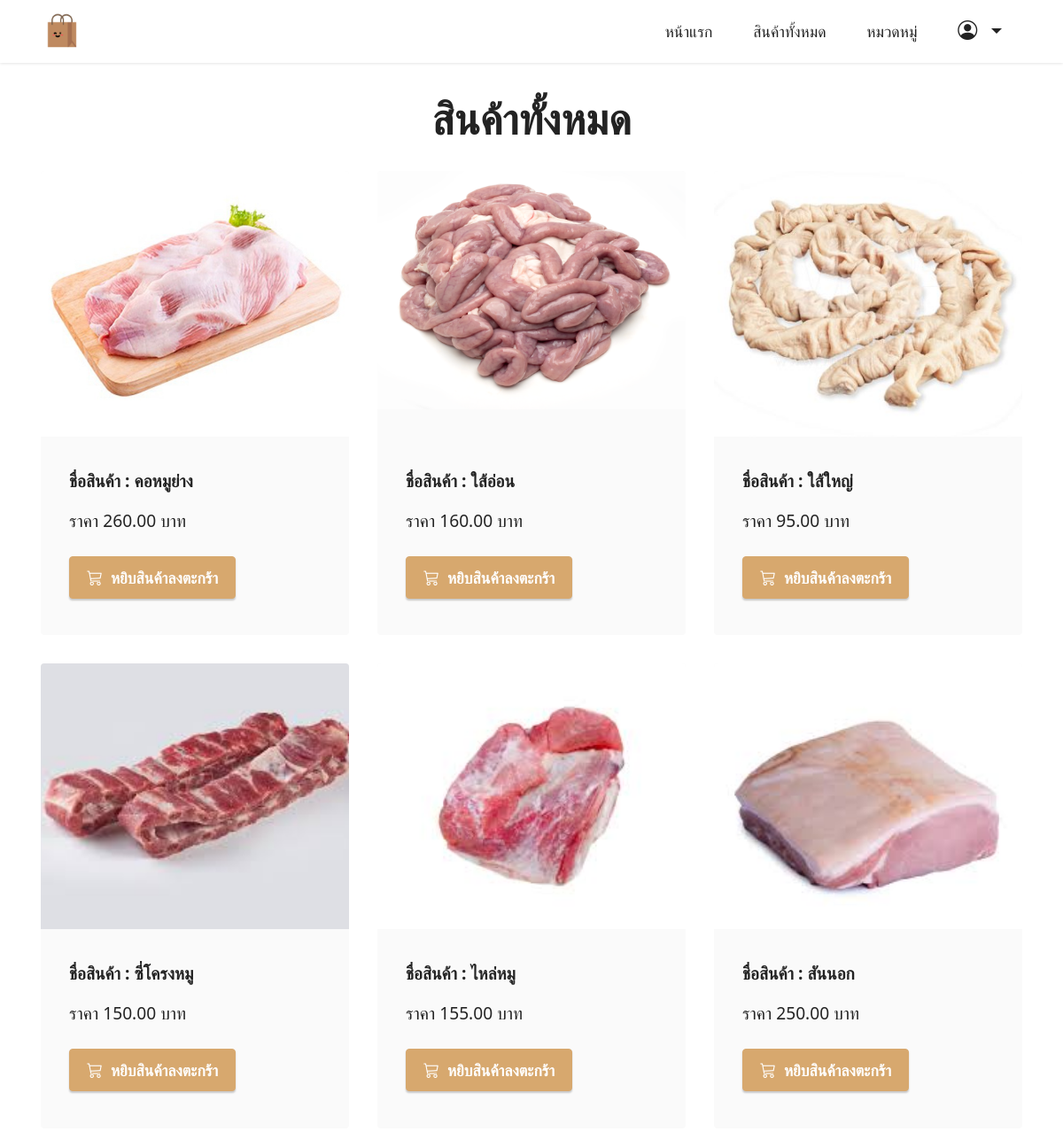
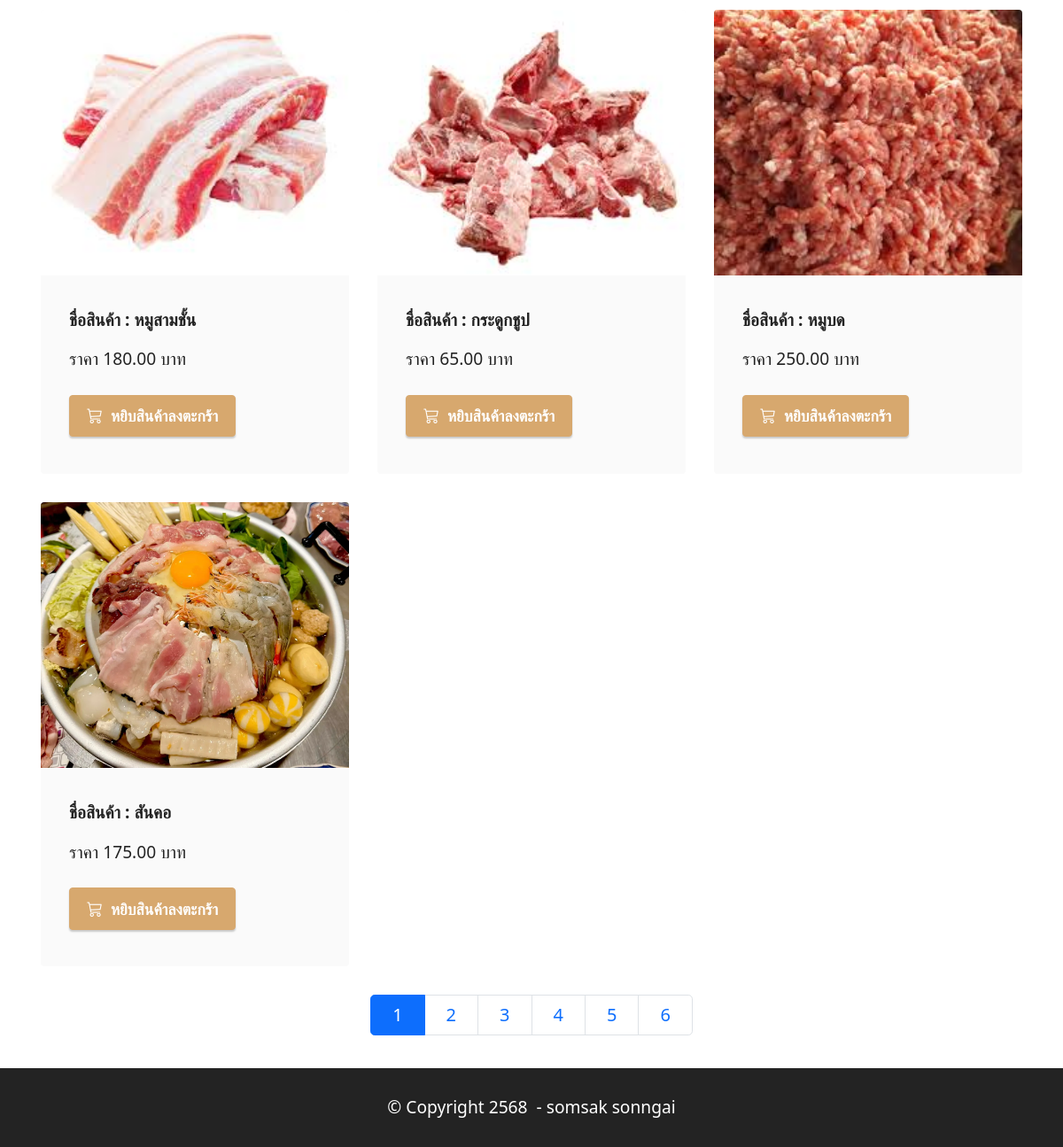
The app's page /product/ with its own data (2 pictures, top to bottom).
### productapp/models.py (models this page shows, shortened)
class Product1(models.Model):
    category = models.ForeignKey(Category, on_delete=models.CASCADE,null=True)  # เชื่อมโยงกับ Category
    name = models.CharField(max_length=100)  # ชื่อสินค้า
    description = models.TextField(max_length=500)
    price = models.DecimalField(max_digits=10, decimal_places=2)
    stock = models.DecimalField(max_digits=10, decimal_places=2)
    is_trending = models.BooleanField(default=False)
    image = models.ImageField(upload_to="product")
    profitprice = models.DecimalField(max_digits=10, decimal_places=2)
    created_at = models.DateTimeField(auto_now_add=True)  # วันที่เพิ่ม
    updated_at = models.DateTimeField(auto_now=True)      # วันที่แก้ไข
    barcode = models.CharField(max_length=13, unique=True) # สามารถที่จะทำการเพิ่มได้แค่ 13 ตัว
    class Meta:
        verbose_name = "Product"
        verbose_name_plural = "รายการสินค้า"

### productapp/views.py (the view)
# urls.py: path('product/',views.product_list,name='product1'),
def product_list(request):
     all_product=Product1.objects.all().order_by("category") # เรียกลำดับจากชื่อสินค้า ถ้าเป็นการเพิ่ม order_by ตัวนี้จะมีการเชื่อมโยงกับ Product.html
     page=request.GET.get("page") # ดึงค่า parameter page เพิ่อระบุว่าผู้ใช้ต้องการดูหน้าที่เท่าไหร่ ถ้าไม่มี parametre page ใน url ค่านี้จะเป็น  None
     paginator=Paginator(all_product,10) #สร้าง object Paginator เพื่อแบ่งข้อมูล all_product ออกเป็นหน้า page โดยแต่ล่ะหน้าจะแสดงข้อมูล 3 รายการ
     all_product=paginator.get_page(page) #ดึงข้อมูลของหน้าที่ผู้ชายที่จะต้องการดู (ตามค่า page ที่ได้จาก url ) ถ้า page เป็น None  หรือไม่ถูกต้อง (เช่น มากกว่าจำนวณหน้าทั้งหมด ) จะดึงข้อมูลหน้าแรกมาให้โดยอัตโนมัติ
     return render (request,"product.html",{"all_product":all_product}) #ทำการดึงค่าตัวแปรมาเก็บไว้แล้ว Return กับไป

### productapp/templates/product.html (shortened to what this page needs)
{% extends "layout.html"%}
{% load humanize %}
{% block content%}
<section class="content2 cid-tsEQSCqggh" id="content2-2">
    <div class="container">
        <div class="mbr-section-head">
            <h4 class="mbr-section-title mbr-fonts-style align-center mb-0 display-2">
                <strong>สินค้าทั้งหมด</strong>
            </h4>
        </div>
        <div class="row mt-4">
        {% for Product1 in all_product %}
        <div class="item features-image сol-12 col-md-6 col-lg-4">
            <div class="item-wrapper">
                <div class="item-img">
                    <a href="{% url 'productDetail' Product1.id %}">
                        <img src="{{ Product1.image.url }}" >
                    </a>
                </div>
                <div class="item-content">
                    <h6 class="item-subtitle mbr-fonts-style mt-1 display-7">
                        <strong>ชื่อสินค้า : {{Product1.name}}</strong>
                    </h6>
                    <p class="mbr-text mbr-fonts-style mt-3 display-7">ราคา {{Product1.price | intcomma}} บาท</p>
                </div>
                <div class="mbr-section-btn item-footer mt-2">
                    {%if Product1.stock <= 0 %}
                         <h2 class="text-secondary text-center" t>สินค้าหมด</h2>
                    {% else %}
                        <a href="{% url 'addCart' Product1.id %}" class="btn btn-primary display-4">
                             <i class="bi bi-cart3"></i></i>&nbsp;
                                หยิบสินค้าลงตะกร้า
                         </a>
                     {% endif %}
                </div>
            </div>
        </div>
        {% endfor %}
        <nav aria-label="product-pagination" class="media-container-row">
            <ul class="pagination pagination-lg">
               {% for num in all_product.paginator.page_range %} <!--ตัวนี้สมารถเข้าไปเรียกใช้ให้ปุ่มมันเรียงกันได้ สามารถเข้าไปที่ all_product.paginator.page_range ->>
                    {% if num != all_product.number %}
                        <li class="page-item ">
                            <a class="page-link" href="?page={{num}}">{{num}}</a>
                        </li>
                    {% else %}
                        <li class="page-item active ">
                            <a class="page-link" href="?page={{num}}">{{num}}</a>
                        </li>
                     {% endif %}
               {% endfor %}
            </ul>
        </nav>
    </div>
</section>
{% endblock%}

### productapp/templates/layout.html (shortened to what this page needs)
<!DOCTYPE html>
<html>
   {% load static %}
<head>
    <link href="https://cdn.jsdelivr.net/npm/bootstrap@5.0.2/dist/css/bootstrap.min.css" rel="stylesheet">
    <link rel="stylesheet" href="https://cdn.jsdelivr.net/npm/bootstrap-icons@1.10.5/font/bootstrap-icons.css">
    <link rel="stylesheet" href="{% static "assets/dropdown/css/style.css" %}">
    <link rel="stylesheet" href="{% static "assets/theme/css/style.css" %}">
    <link rel="stylesheet" href="{% static "assets/custom/css/custom-style.css" %}" type="text/css">
</head>
<body>
    <section class="menu menu3 cid-tsEQosCCDP" id="menu3-0">
        <nav class="navbar navbar-dropdown navbar-fixed-top navbar-expand-lg">
            <div class="container">
                <div class="navbar-brand">
                    <span class="navbar-logo">
                        <a href="/">
                            <img src="{% static "assets/images/shopping-bag.png" %}" style="height: 3rem;text-align: left;">
                        </a>
                    </span>
                </div>
                <div class="collapse navbar-collapse" id="navbarSupportedContent">
                    <ul class="navbar-nav nav-dropdown nav-right" data-app-modern-menu="true">
                        <li class="nav-item">
                            <a class="nav-link link text-black show display-4" href="/">หน้าแรก</a>
                        </li>
                        <li class="nav-item">
                            <a class="nav-link link text-black show display-4" href="/product">สินค้าทั้งหมด</a>
                        </li>
                        <li class="nav-item">
                            <a class="nav-link link text-black show display-4" href="/product">หมวดหมู่</a>
                        </li>
                            {% if request.user.is_authenticated %}
                            <li class="nav-item dropdown">
                                <a class="nav-link link text-black dropdown-toggle show display-4" data-toggle="dropdown-submenu" data-bs-toggle="dropdown" data-bs-auto-close="outside" aria-expanded="false">
                                    <span class="bi bi-person-circle iconfont"></span>
                                </a>
                                <div class="dropdown-menu show" aria-labelledby="dropdown-751" data-bs-popper="none">
                                    <a class="text-black show dropdown-item display-4" href="/orderHistory">สวัดดี,{{request.user.username}}</a>
                                    <a class="text-black show dropdown-item display-4" href="logout">ออกจากระบบ</a>
                                </div>
                            </li>
                            <li class="nav-item">
                                <a class="nav-link link text-black show display-4" href="/cart">
                                    <span class="bi bi-cart3 iconfont iconfont-btn"></span>
                                </a>
                            </li>
                            {% else %}
                            <li class="nav-item dropdown">
                                <a class="nav-link link text-black dropdown-toggle show display-4" data-toggle="dropdown-submenu" data-bs-toggle="dropdown" data-bs-auto-close="outside" aria-expanded="false">
                                    <span class="bi bi-person-circle iconfont"></span>
                                </a>
                            </li>
                            {% endif %}
                    </ul>
                </div>
            </div>
        </nav>
    </section>
    {% block content%}
    {% endblock %}
    <section class="footer7 cid-tsQdrs3Vrj" id="footer7-13">
        <div class="container">
            <div class="media-container-row align-center mbr-white">
                <div class="col-12">
                    <p class="mbr-text mb-0 mbr-fonts-style display-7">© Copyright 2568&nbsp; - somsak sonngai</p>
                </div>
            </div>
        </div>
    </section>
</body>
</html>

### productapp/static/assets/dropdown/css/style.css (style rules this page uses)
.navbar-dropdown { left: 0; padding: 0; position: absolute; right: 0; top: 0; transition: all 0.45s ease; z-index: 1030; background: #282828; }
.navbar-dropdown .navbar-logo { margin-right: 0.8rem; transition: margin 0.3s ease-in-out; vertical-align: middle; }
.navbar-dropdown .navbar-logo img { height: 3.125rem; transition: all 0.3s ease-in-out; }
.navbar-dropdown.navbar-fixed-top { position: fixed; }
.navbar-dropdown .navbar-brand span { vertical-align: -4px; }
.nav-dropdown { font-size: 0.75rem; font-weight: 500; height: auto !important; }
.nav-dropdown .link { margin: 0.667em 1.667em; font-weight: 500; padding: 0; transition: color 0.2s ease-in-out; }
.nav-dropdown .link.dropdown-toggle { margin-right: 2.583em; }
.nav-dropdown .link.dropdown-toggle::after { margin-left: 0.25rem; border-top: 0.35em solid; border-right: 0.35em solid transparent; border-left: 0.35em solid transparent; border-bottom: 0; }
.nav-dropdown .link::after, .nav-dropdown .dropdown-item::after { color: inherit; }

### productapp/static/assets/theme/css/style.css (style rules this page uses)
section { background-color: #ffffff; }
body { font-style: normal; line-height: 1.5; font-weight: 400; color: #232323; position: relative; }
section, .container, .container-fluid { position: relative; word-wrap: break-word; }
a { font-style: normal; font-weight: 400; cursor: pointer; }
a, a:hover { text-decoration: none; }
.mbr-section-title { font-style: normal; line-height: 1.3; }
.mbr-text { font-style: normal; line-height: 1.7; }
h1, h2, h3, h4, h5, h6, .display-1, .display-2, .display-4, .display-5, .display-7, span, p, a { line-height: 1; word-break: break-word; word-wrap: break-word; font-weight: 400; }
b, strong { font-weight: bold; }
section { background-position: 50% 50%; background-repeat: no-repeat; background-size: cover; }
.mbr-white { color: #ffffff; }
.align-center { text-align: center; }
.media-container-row { display: flex; flex-direction: row; flex-wrap: wrap; justify-content: center; align-content: center; align-items: start; }
@media (min-width: 992px) { .media-container-row { flex-wrap: nowrap; } }
img, iframe { display: block; width: 100%; }
.mbr-section-btn { margin-left: -0.6rem; margin-right: -0.6rem; font-size: 0; }
.btn { font-weight: 600; border-width: 1px; font-style: normal; margin: 0.6rem 0.6rem; white-space: normal; transition: all 0.2s ease-in-out; display: inline-flex; align-items: center; justify-content: center; word-break: break-word; }
.menu .navbar-brand { display: -webkit-flex; }
.menu .navbar-brand span { display: flex; display: -webkit-flex; }
.menu .navbar-brand .navbar-logo img { display: -webkit-flex; width: auto; }
@media (min-width: 992px) { .menu .navbar-nav.nav-dropdown { display: -webkit-flex; } }
.nav-link .iconfont { margin-right: 0.5rem; }
.navbar { display: -webkit-flex; -webkit-flex-wrap: wrap; -webkit-align-items: center; -webkit-justify-content: space-between; }
.navbar-collapse { -webkit-flex-basis: 100%; -webkit-flex-grow: 1; -webkit-align-items: center; }
.nav-dropdown .link { padding: 0.667em 1.667em !important; margin: 0 !important; }
.row { display: -webkit-flex; -webkit-flex-wrap: wrap; }
html, body { height: auto; min-height: 100vh; }
ul, ol, pre, blockquote { margin-bottom: 2.3125rem; }
.mt-4 { margin-top: 2rem !important; }
@media (min-width: 992px) { .container { padding-left: 16px; padding-right: 16px; } }
@media (min-width: 992px) { .row { margin-left: -16px; margin-right: -16px; } }
@media (min-width: 992px) { .row > [class*=col] { padding-left: 16px; padding-right: 16px; } }
.card-wrapper, .item-wrapper { overflow: hidden; }
.item { position: relative; }

### records on screen
Product1: image (picture), name "คอหมูย่าง", price "260.00", stock "หยิบสินค้าลงตะกร้า"
Product1: image (picture), name "ใส้อ่อน", price "160.00", stock "หยิบสินค้าลงตะกร้า"
Product1: image (picture), name "ใส้ใหญ่", price "95.00", stock "หยิบสินค้าลงตะกร้า"
Product1: image (picture), name "ซี่โครงหมู", price "150.00", stock "หยิบสินค้าลงตะกร้า"
Product1: image (picture), name "ไหล่หมู", price "155.00", stock "หยิบสินค้าลงตะกร้า"
Product1: image (picture), name "สันนอก", price "250.00", stock "หยิบสินค้าลงตะกร้า"
Product1: image (picture), name "หมูสามชั้น", price "180.00", stock "หยิบสินค้าลงตะกร้า"
Product1: image (picture), name "กระดูกชูป", price "65.00", stock "หยิบสินค้าลงตะกร้า"
Product1: image (picture), name "หมูบด", price "250.00", stock "หยิบสินค้าลงตะกร้า"
Product1: image (picture), name "สันคอ", price "175.00", stock "หยิบสินค้าลงตะกร้า"

### other values on screen
{{ num }} "1"
{{ num }} "2" "3" "4" "5" "6"
